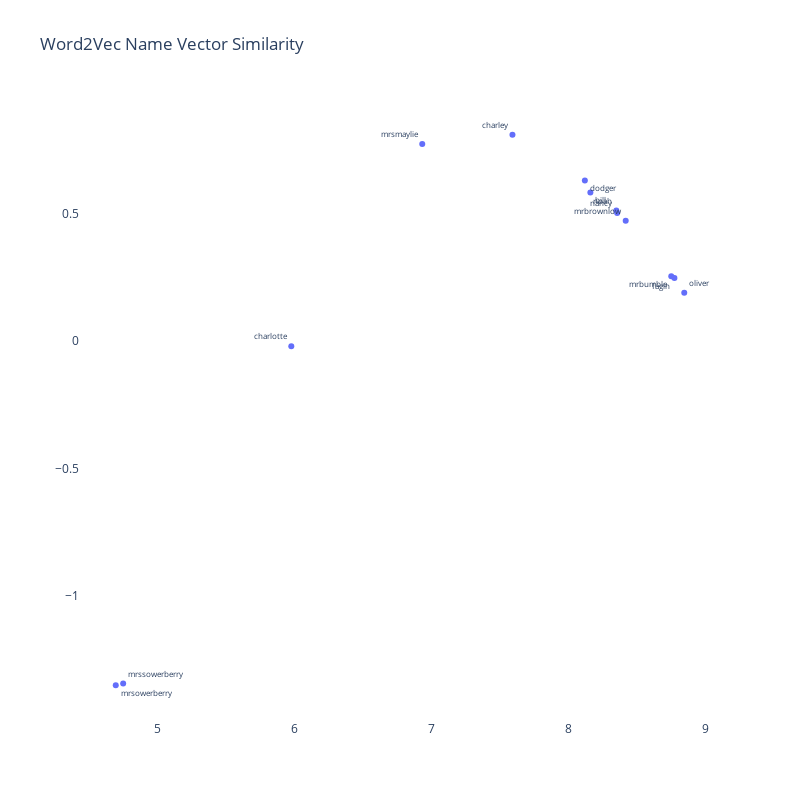

Here is the notebook cell this chart was saved with:
### Code cell
character_list = ['oliver',
                  'fagin',
                  'nancy',
                  'bill',
                  'dodger',
                  'mrbrownlow',
                  'mrbumble',
                  'charley',
                  'dodger',
                  'mrsowerberry',
                  'mrssowerberry',
                  'mrsmaylie',
                  'noah',
                  'charlotte',
                  'monks']

character_list = [x.lower() for x in character_list]

df = w2v_df[w2v_df['label'].isin(character_list)]


text_pos = [x for x in np.random.choice(['top left', 
                                         'bottom left',
                                         'top right',
                                         'bottom right'], 
                                          len(df),
                                          p=[.2,.3,.3,.2])]


trace = go.Scatter(x=df['x'],
                   y=df['y'],
                   mode='markers+text', 
                   textposition=text_pos,
                   text=df['label'],
                   textfont=dict(size=8),
                   hoverinfo='text')



fig = go.Figure([trace])

fig.update_layout(go.Layout(
    title='Word2Vec Name Vector Similarity',
    ),
    hovermode='closest',
    plot_bgcolor='white',
    paper_bgcolor='white',
    width=800,
    height=800
)

### Figure 1 — Plotly figure (JSON) as saved in the notebook; plotly's stock layout.template omitted (floating-point values rounded to 4 significant figures)
{"data": [{"hoverinfo": "text", "mode": "markers+text", "text": ["oliver", "mrbumble", "bill", "mrsowerberry", "mrssowerberry", "charlotte", "noah", "dodger", "fagin", "charley", "nancy", "mrbrownlow", "mrsmaylie"], "textfont": {"size": 8}, "textposition": ["top right", "bottom left", "bottom right", "bottom right", "top right", "top left", "top left", "bottom right", "bottom left", "top left", "top left", "top left", "top left"], "type": "scatter", "x": [8.842, 8.747, 8.157, 4.693, 4.747, 5.974, 8.346, 8.117, 8.77, 7.588, 8.353, 8.415, 6.93], "y": [0.1899, 0.2547, 0.5838, -1.352, -1.345, -0.01977, 0.5135, 0.6309, 0.2487, 0.8111, 0.5035, 0.4735, 0.7742]}], "layout": {"height": 800, "hovermode": "closest", "paper_bgcolor": "white", "plot_bgcolor": "white", "title": {"text": "Word2Vec Name Vector Similarity"}, "width": 800}}
